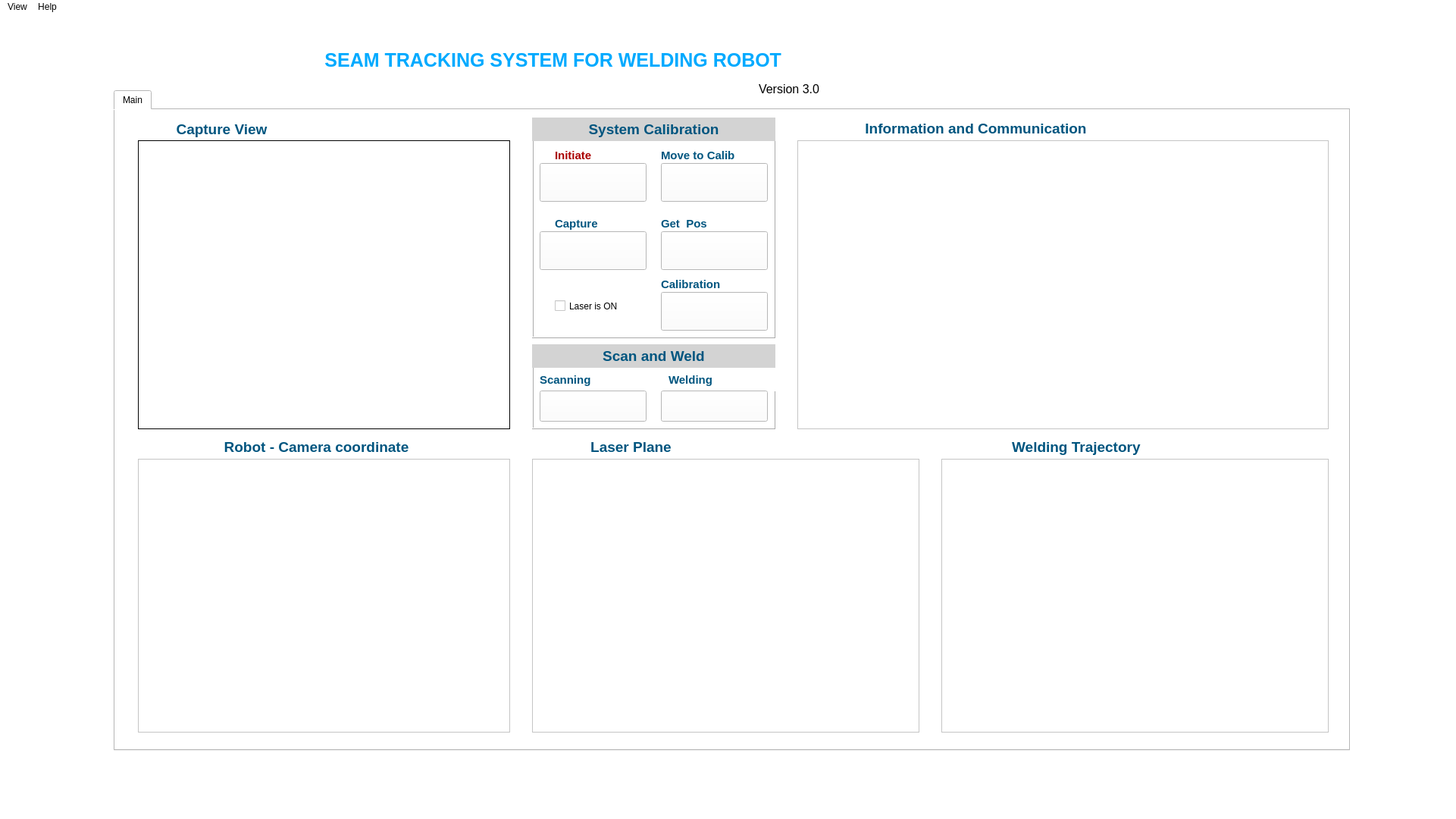
<?xml version="1.0" encoding="UTF-8"?>
<ui version="4.0">
 <class>MainWindow</class>
 <widget class="QMainWindow" name="MainWindow">
  <property name="geometry">
   <rect>
    <x>0</x>
    <y>0</y>
    <width>1921</width>
    <height>1080</height>
   </rect>
  </property>
  <property name="sizePolicy">
   <sizepolicy hsizetype="Expanding" vsizetype="Expanding">
    <horstretch>0</horstretch>
    <verstretch>0</verstretch>
   </sizepolicy>
  </property>
  <property name="minimumSize">
   <size>
    <width>0</width>
    <height>0</height>
   </size>
  </property>
  <property name="font">
   <font>
    <pointsize>15</pointsize>
   </font>
  </property>
  <property name="windowTitle">
   <string>Seam Tracker Controller</string>
  </property>
  <property name="windowIcon">
   <iconset>
    <normalon>:/Icons/icons8-welding-64.png</normalon>
   </iconset>
  </property>
  <property name="styleSheet">
   <string notr="true">background-color: rgb(255, 255, 255);
selection-background-color: rgb(85, 170, 255);</string>
  </property>
  <widget class="QWidget" name="centralwidget">
   <widget class="QLabel" name="label_19">
    <property name="geometry">
     <rect>
      <x>240</x>
      <y>40</y>
      <width>791</width>
      <height>41</height>
     </rect>
    </property>
    <property name="font">
     <font>
      <pointsize>19</pointsize>
      <weight>75</weight>
      <bold>true</bold>
     </font>
    </property>
    <property name="styleSheet">
     <string notr="true">color: rgb(0, 170, 255);
</string>
    </property>
    <property name="text">
     <string>SEAM TRACKING SYSTEM FOR WELDING ROBOT</string>
    </property>
    <property name="alignment">
     <set>Qt::AlignRight|Qt::AlignTrailing|Qt::AlignVCenter</set>
    </property>
   </widget>
   <widget class="QTabWidget" name="tabWidget">
    <property name="geometry">
     <rect>
      <x>150</x>
      <y>100</y>
      <width>1631</width>
      <height>871</height>
     </rect>
    </property>
    <property name="palette">
     <palette>
      <active>
       <colorrole role="Button">
        <brush brushstyle="SolidPattern">
         <color alpha="255">
          <red>255</red>
          <green>255</green>
          <blue>255</blue>
         </color>
        </brush>
       </colorrole>
       <colorrole role="Base">
        <brush brushstyle="SolidPattern">
         <color alpha="255">
          <red>255</red>
          <green>255</green>
          <blue>255</blue>
         </color>
        </brush>
       </colorrole>
       <colorrole role="Window">
        <brush brushstyle="SolidPattern">
         <color alpha="255">
          <red>255</red>
          <green>255</green>
          <blue>255</blue>
         </color>
        </brush>
       </colorrole>
       <colorrole role="Highlight">
        <brush brushstyle="SolidPattern">
         <color alpha="255">
          <red>85</red>
          <green>170</green>
          <blue>255</blue>
         </color>
        </brush>
       </colorrole>
      </active>
      <inactive>
       <colorrole role="Button">
        <brush brushstyle="SolidPattern">
         <color alpha="255">
          <red>255</red>
          <green>255</green>
          <blue>255</blue>
         </color>
        </brush>
       </colorrole>
       <colorrole role="Base">
        <brush brushstyle="SolidPattern">
         <color alpha="255">
          <red>255</red>
          <green>255</green>
          <blue>255</blue>
         </color>
        </brush>
       </colorrole>
       <colorrole role="Window">
        <brush brushstyle="SolidPattern">
         <color alpha="255">
          <red>255</red>
          <green>255</green>
          <blue>255</blue>
         </color>
        </brush>
       </colorrole>
       <colorrole role="Highlight">
        <brush brushstyle="SolidPattern">
         <color alpha="255">
          <red>85</red>
          <green>170</green>
          <blue>255</blue>
         </color>
        </brush>
       </colorrole>
      </inactive>
      <disabled>
       <colorrole role="Button">
        <brush brushstyle="SolidPattern">
         <color alpha="255">
          <red>255</red>
          <green>255</green>
          <blue>255</blue>
         </color>
        </brush>
       </colorrole>
       <colorrole role="Base">
        <brush brushstyle="SolidPattern">
         <color alpha="255">
          <red>255</red>
          <green>255</green>
          <blue>255</blue>
         </color>
        </brush>
       </colorrole>
       <colorrole role="Window">
        <brush brushstyle="SolidPattern">
         <color alpha="255">
          <red>255</red>
          <green>255</green>
          <blue>255</blue>
         </color>
        </brush>
       </colorrole>
       <colorrole role="Highlight">
        <brush brushstyle="SolidPattern">
         <color alpha="255">
          <red>85</red>
          <green>170</green>
          <blue>255</blue>
         </color>
        </brush>
       </colorrole>
      </disabled>
     </palette>
    </property>
    <property name="currentIndex">
     <number>0</number>
    </property>
    <widget class="QWidget" name="main">
     <attribute name="title">
      <string>Main</string>
     </attribute>
     <widget class="QLabel" name="label_10">
      <property name="geometry">
       <rect>
        <x>60</x>
        <y>10</y>
        <width>161</width>
        <height>31</height>
       </rect>
      </property>
      <property name="font">
       <font>
        <pointsize>14</pointsize>
        <weight>75</weight>
        <bold>true</bold>
       </font>
      </property>
      <property name="styleSheet">
       <string notr="true">color: rgb(0, 85, 127);</string>
      </property>
      <property name="text">
       <string>Capture View</string>
      </property>
      <property name="alignment">
       <set>Qt::AlignCenter</set>
      </property>
     </widget>
     <widget class="QWidget" name="verticalLayoutWidget_3">
      <property name="geometry">
       <rect>
        <x>30</x>
        <y>460</y>
        <width>491</width>
        <height>361</height>
       </rect>
      </property>
      <layout class="QVBoxLayout" name="eyeinhand_graph">
       <item>
        <widget class="QWidget" name="widget" native="true">
         <property name="layoutDirection">
          <enum>Qt::LeftToRight</enum>
         </property>
         <property name="autoFillBackground">
          <bool>false</bool>
         </property>
         <widget class="QTableView" name="tableView">
          <property name="geometry">
           <rect>
            <x>0</x>
            <y>0</y>
            <width>491</width>
            <height>361</height>
           </rect>
          </property>
         </widget>
        </widget>
       </item>
      </layout>
     </widget>
     <widget class="QLabel" name="label_11">
      <property name="geometry">
       <rect>
        <x>60</x>
        <y>429</y>
        <width>411</width>
        <height>31</height>
       </rect>
      </property>
      <property name="font">
       <font>
        <pointsize>14</pointsize>
        <weight>75</weight>
        <bold>true</bold>
       </font>
      </property>
      <property name="styleSheet">
       <string notr="true">color: rgb(0, 85, 127);</string>
      </property>
      <property name="text">
       <string>Robot - Camera coordinate</string>
      </property>
      <property name="alignment">
       <set>Qt::AlignCenter</set>
      </property>
     </widget>
     <widget class="QLabel" name="show_image_calib_in">
      <property name="geometry">
       <rect>
        <x>30</x>
        <y>40</y>
        <width>491</width>
        <height>381</height>
       </rect>
      </property>
      <property name="font">
       <font>
        <kerning>true</kerning>
       </font>
      </property>
      <property name="frameShape">
       <enum>QFrame::Box</enum>
      </property>
      <property name="text">
       <string/>
      </property>
     </widget>
     <widget class="QLabel" name="label_13">
      <property name="geometry">
       <rect>
        <x>1120</x>
        <y>429</y>
        <width>301</width>
        <height>31</height>
       </rect>
      </property>
      <property name="font">
       <font>
        <pointsize>14</pointsize>
        <weight>75</weight>
        <bold>true</bold>
       </font>
      </property>
      <property name="styleSheet">
       <string notr="true">color: rgb(0, 85, 127);</string>
      </property>
      <property name="text">
       <string>Welding Trajectory </string>
      </property>
      <property name="alignment">
       <set>Qt::AlignCenter</set>
      </property>
     </widget>
     <widget class="QLabel" name="label_9">
      <property name="geometry">
       <rect>
        <x>940</x>
        <y>9</y>
        <width>391</width>
        <height>31</height>
       </rect>
      </property>
      <property name="font">
       <font>
        <pointsize>14</pointsize>
        <weight>75</weight>
        <bold>true</bold>
       </font>
      </property>
      <property name="styleSheet">
       <string notr="true">color: rgb(0, 85, 127);</string>
      </property>
      <property name="text">
       <string>Information and Communication</string>
      </property>
      <property name="alignment">
       <set>Qt::AlignCenter</set>
      </property>
     </widget>
     <widget class="QFrame" name="frame">
      <property name="geometry">
       <rect>
        <x>550</x>
        <y>30</y>
        <width>321</width>
        <height>271</height>
       </rect>
      </property>
      <property name="styleSheet">
       <string notr="true">background-color: rgb(255, 255, 255);</string>
      </property>
      <property name="frameShape">
       <enum>QFrame::Box</enum>
      </property>
      <property name="frameShadow">
       <enum>QFrame::Raised</enum>
      </property>
      <widget class="QPushButton" name="Move_in">
       <property name="geometry">
        <rect>
         <x>170</x>
         <y>40</y>
         <width>141</width>
         <height>51</height>
        </rect>
       </property>
       <property name="styleSheet">
        <string notr="true">image: url(:/Icons/move-right.png);
selection-background-color: rgb(255, 255, 127);
background-color: rgb(255, 255, 255);
border-color: rgb(0, 85, 255);
selection-background-color: rgb(255, 255, 127);</string>
       </property>
       <property name="text">
        <string/>
       </property>
      </widget>
      <widget class="QLabel" name="label_2">
       <property name="geometry">
        <rect>
         <x>170</x>
         <y>110</y>
         <width>141</width>
         <height>20</height>
        </rect>
       </property>
       <property name="font">
        <font>
         <pointsize>11</pointsize>
         <weight>75</weight>
         <bold>true</bold>
        </font>
       </property>
       <property name="styleSheet">
        <string notr="true">color: rgb(0, 85, 127);</string>
       </property>
       <property name="text">
        <string>Get  Pos</string>
       </property>
      </widget>
      <widget class="QCheckBox" name="checkBox">
       <property name="geometry">
        <rect>
         <x>30</x>
         <y>220</y>
         <width>91</width>
         <height>17</height>
        </rect>
       </property>
       <property name="text">
        <string>Laser is ON</string>
       </property>
      </widget>
      <widget class="QPushButton" name="Star_calib_process_in">
       <property name="geometry">
        <rect>
         <x>10</x>
         <y>40</y>
         <width>141</width>
         <height>51</height>
        </rect>
       </property>
       <property name="styleSheet">
        <string notr="true">image: url(:/Icons/initiative.png);</string>
       </property>
       <property name="text">
        <string/>
       </property>
      </widget>
      <widget class="QLabel" name="label">
       <property name="geometry">
        <rect>
         <x>30</x>
         <y>110</y>
         <width>121</width>
         <height>20</height>
        </rect>
       </property>
       <property name="font">
        <font>
         <pointsize>11</pointsize>
         <weight>75</weight>
         <bold>true</bold>
        </font>
       </property>
       <property name="styleSheet">
        <string notr="true">color: rgb(0, 85, 127);</string>
       </property>
       <property name="text">
        <string>Capture</string>
       </property>
      </widget>
      <widget class="QLabel" name="label_3">
       <property name="geometry">
        <rect>
         <x>30</x>
         <y>20</y>
         <width>121</width>
         <height>20</height>
        </rect>
       </property>
       <property name="font">
        <font>
         <pointsize>11</pointsize>
         <weight>75</weight>
         <bold>true</bold>
        </font>
       </property>
       <property name="styleSheet">
        <string notr="true">
color: rgb(170, 0, 0);</string>
       </property>
       <property name="text">
        <string>Initiate</string>
       </property>
      </widget>
      <widget class="QLabel" name="label_4">
       <property name="geometry">
        <rect>
         <x>170</x>
         <y>20</y>
         <width>121</width>
         <height>20</height>
        </rect>
       </property>
       <property name="font">
        <font>
         <pointsize>11</pointsize>
         <weight>75</weight>
         <bold>true</bold>
        </font>
       </property>
       <property name="styleSheet">
        <string notr="true">color: rgb(0, 85, 127);</string>
       </property>
       <property name="text">
        <string>Move to Calib</string>
       </property>
      </widget>
      <widget class="QPushButton" name="Checkerboard_in">
       <property name="geometry">
        <rect>
         <x>10</x>
         <y>130</y>
         <width>141</width>
         <height>51</height>
        </rect>
       </property>
       <property name="styleSheet">
        <string notr="true">image: url(:/Icons/icons8-capture-80.png);</string>
       </property>
       <property name="text">
        <string/>
       </property>
      </widget>
      <widget class="QPushButton" name="Get_pos_in">
       <property name="geometry">
        <rect>
         <x>170</x>
         <y>130</y>
         <width>141</width>
         <height>51</height>
        </rect>
       </property>
       <property name="styleSheet">
        <string notr="true">image: url(:/Icons/icons8-location-80.png);</string>
       </property>
       <property name="text">
        <string/>
       </property>
      </widget>
      <widget class="QPushButton" name="Calib_main_in">
       <property name="geometry">
        <rect>
         <x>170</x>
         <y>210</y>
         <width>141</width>
         <height>51</height>
        </rect>
       </property>
       <property name="styleSheet">
        <string notr="true">image: url(:/Icons/icons8-configuration-65.png);</string>
       </property>
       <property name="text">
        <string/>
       </property>
      </widget>
      <widget class="QLabel" name="label_24">
       <property name="geometry">
        <rect>
         <x>170</x>
         <y>190</y>
         <width>121</width>
         <height>20</height>
        </rect>
       </property>
       <property name="font">
        <font>
         <pointsize>11</pointsize>
         <weight>75</weight>
         <bold>true</bold>
        </font>
       </property>
       <property name="styleSheet">
        <string notr="true">color: rgb(0, 85, 127);</string>
       </property>
       <property name="text">
        <string>Calibration</string>
       </property>
      </widget>
     </widget>
     <widget class="QLabel" name="label_8">
      <property name="geometry">
       <rect>
        <x>550</x>
        <y>309</y>
        <width>321</width>
        <height>31</height>
       </rect>
      </property>
      <property name="font">
       <font>
        <pointsize>14</pointsize>
        <weight>75</weight>
        <bold>true</bold>
       </font>
      </property>
      <property name="styleSheet">
       <string notr="true">color: rgb(0, 85, 127);
background-color: rgb(211, 211, 211);</string>
      </property>
      <property name="text">
       <string>Scan and Weld</string>
      </property>
      <property name="alignment">
       <set>Qt::AlignCenter</set>
      </property>
     </widget>
     <widget class="QFrame" name="frame_2">
      <property name="geometry">
       <rect>
        <x>550</x>
        <y>330</y>
        <width>321</width>
        <height>91</height>
       </rect>
      </property>
      <property name="frameShape">
       <enum>QFrame::Box</enum>
      </property>
      <property name="frameShadow">
       <enum>QFrame::Raised</enum>
      </property>
      <widget class="QLabel" name="label_6">
       <property name="geometry">
        <rect>
         <x>180</x>
         <y>10</y>
         <width>141</width>
         <height>31</height>
        </rect>
       </property>
       <property name="font">
        <font>
         <pointsize>11</pointsize>
         <weight>75</weight>
         <bold>true</bold>
        </font>
       </property>
       <property name="styleSheet">
        <string notr="true">color: rgb(0, 85, 127);</string>
       </property>
       <property name="text">
        <string>Welding</string>
       </property>
      </widget>
      <widget class="QPushButton" name="Stop">
       <property name="geometry">
        <rect>
         <x>170</x>
         <y>40</y>
         <width>141</width>
         <height>41</height>
        </rect>
       </property>
       <property name="styleSheet">
        <string notr="true">background-color: rgb(255, 255, 255);
border-color: rgb(255, 255, 255);
image: url(:/Icons/welding.png)
</string>
       </property>
       <property name="text">
        <string/>
       </property>
      </widget>
      <widget class="QLabel" name="label_7">
       <property name="geometry">
        <rect>
         <x>10</x>
         <y>10</y>
         <width>161</width>
         <height>31</height>
        </rect>
       </property>
       <property name="font">
        <font>
         <pointsize>11</pointsize>
         <weight>75</weight>
         <bold>true</bold>
        </font>
       </property>
       <property name="styleSheet">
        <string notr="true">color: rgb(0, 85, 127);</string>
       </property>
       <property name="text">
        <string>Scanning</string>
       </property>
      </widget>
      <widget class="QPushButton" name="Run_scan">
       <property name="geometry">
        <rect>
         <x>10</x>
         <y>40</y>
         <width>141</width>
         <height>41</height>
        </rect>
       </property>
       <property name="font">
        <font>
         <pointsize>14</pointsize>
        </font>
       </property>
       <property name="styleSheet">
        <string notr="true">image: url(:/Icons/welding.png);
image: url(:/Icons/icons8-search-80.png);</string>
       </property>
       <property name="text">
        <string/>
       </property>
      </widget>
     </widget>
     <widget class="QWidget" name="verticalLayoutWidget_5">
      <property name="geometry">
       <rect>
        <x>550</x>
        <y>460</y>
        <width>511</width>
        <height>361</height>
       </rect>
      </property>
      <layout class="QVBoxLayout" name="laser_in_graph">
       <property name="leftMargin">
        <number>0</number>
       </property>
       <property name="topMargin">
        <number>0</number>
       </property>
       <property name="rightMargin">
        <number>0</number>
       </property>
       <property name="bottomMargin">
        <number>0</number>
       </property>
       <item>
        <widget class="QWidget" name="widget_4" native="true">
         <property name="autoFillBackground">
          <bool>false</bool>
         </property>
         <widget class="QTableView" name="tableView_2">
          <property name="geometry">
           <rect>
            <x>0</x>
            <y>0</y>
            <width>511</width>
            <height>361</height>
           </rect>
          </property>
         </widget>
        </widget>
       </item>
      </layout>
     </widget>
     <widget class="QLabel" name="label_17">
      <property name="geometry">
       <rect>
        <x>540</x>
        <y>430</y>
        <width>41</width>
        <height>31</height>
       </rect>
      </property>
      <property name="font">
       <font>
        <pointsize>14</pointsize>
        <weight>75</weight>
        <bold>true</bold>
       </font>
      </property>
      <property name="styleSheet">
       <string notr="true">image: url(:/Icons/icons8-3d-64.png);</string>
      </property>
      <property name="text">
       <string/>
      </property>
      <property name="alignment">
       <set>Qt::AlignCenter</set>
      </property>
     </widget>
     <widget class="QListWidget" name="infor_process_in">
      <property name="geometry">
       <rect>
        <x>900</x>
        <y>40</y>
        <width>701</width>
        <height>381</height>
       </rect>
      </property>
     </widget>
     <widget class="QLabel" name="label_14">
      <property name="geometry">
       <rect>
        <x>30</x>
        <y>10</y>
        <width>31</width>
        <height>31</height>
       </rect>
      </property>
      <property name="font">
       <font>
        <pointsize>14</pointsize>
        <weight>75</weight>
        <bold>true</bold>
       </font>
      </property>
      <property name="styleSheet">
       <string notr="true">color: rgb(0, 85, 127);
image: url(:/Icons/icons8-monitor-80.png);</string>
      </property>
      <property name="text">
       <string/>
      </property>
      <property name="alignment">
       <set>Qt::AlignCenter</set>
      </property>
     </widget>
     <widget class="QLabel" name="label_5">
      <property name="geometry">
       <rect>
        <x>550</x>
        <y>10</y>
        <width>321</width>
        <height>31</height>
       </rect>
      </property>
      <property name="font">
       <font>
        <pointsize>14</pointsize>
        <weight>75</weight>
        <bold>true</bold>
       </font>
      </property>
      <property name="styleSheet">
       <string notr="true">color: rgb(0, 85, 127);
background-color: rgb(211, 211, 211);</string>
      </property>
      <property name="text">
       <string>System Calibration</string>
      </property>
      <property name="alignment">
       <set>Qt::AlignCenter</set>
      </property>
     </widget>
     <widget class="QWidget" name="verticalLayoutWidget_4">
      <property name="geometry">
       <rect>
        <x>1090</x>
        <y>460</y>
        <width>511</width>
        <height>361</height>
       </rect>
      </property>
      <layout class="QVBoxLayout" name="welding_trajectory">
       <item>
        <widget class="QWidget" name="widget_6" native="true">
         <property name="autoFillBackground">
          <bool>false</bool>
         </property>
         <widget class="QTableView" name="tableView_3">
          <property name="geometry">
           <rect>
            <x>0</x>
            <y>0</y>
            <width>511</width>
            <height>361</height>
           </rect>
          </property>
         </widget>
        </widget>
       </item>
      </layout>
     </widget>
     <widget class="QLabel" name="label_12">
      <property name="geometry">
       <rect>
        <x>580</x>
        <y>429</y>
        <width>201</width>
        <height>31</height>
       </rect>
      </property>
      <property name="font">
       <font>
        <pointsize>14</pointsize>
        <weight>75</weight>
        <bold>true</bold>
       </font>
      </property>
      <property name="styleSheet">
       <string notr="true">color: rgb(0, 85, 127);</string>
      </property>
      <property name="text">
       <string>Laser Plane</string>
      </property>
      <property name="alignment">
       <set>Qt::AlignCenter</set>
      </property>
     </widget>
     <widget class="QLabel" name="label_18">
      <property name="geometry">
       <rect>
        <x>1080</x>
        <y>430</y>
        <width>41</width>
        <height>31</height>
       </rect>
      </property>
      <property name="font">
       <font>
        <pointsize>14</pointsize>
        <weight>75</weight>
        <bold>true</bold>
       </font>
      </property>
      <property name="styleSheet">
       <string notr="true">image: url(:/Icons/icons8-3d-64.png);</string>
      </property>
      <property name="text">
       <string/>
      </property>
      <property name="alignment">
       <set>Qt::AlignCenter</set>
      </property>
     </widget>
     <widget class="QLabel" name="label_16">
      <property name="geometry">
       <rect>
        <x>20</x>
        <y>430</y>
        <width>41</width>
        <height>31</height>
       </rect>
      </property>
      <property name="font">
       <font>
        <pointsize>14</pointsize>
        <weight>75</weight>
        <bold>true</bold>
       </font>
      </property>
      <property name="styleSheet">
       <string notr="true">image: url(:/Icons/icons8-3d-64.png);</string>
      </property>
      <property name="text">
       <string/>
      </property>
      <property name="alignment">
       <set>Qt::AlignCenter</set>
      </property>
     </widget>
     <widget class="QLabel" name="label_15">
      <property name="geometry">
       <rect>
        <x>900</x>
        <y>10</y>
        <width>41</width>
        <height>31</height>
       </rect>
      </property>
      <property name="font">
       <font>
        <pointsize>14</pointsize>
        <weight>75</weight>
        <bold>true</bold>
       </font>
      </property>
      <property name="styleSheet">
       <string notr="true">image: url(:/Icons/icons8-transfer-96.png);</string>
      </property>
      <property name="text">
       <string/>
      </property>
      <property name="alignment">
       <set>Qt::AlignCenter</set>
      </property>
     </widget>
     <zorder>label_15</zorder>
     <zorder>label_14</zorder>
     <zorder>label_16</zorder>
     <zorder>label_18</zorder>
     <zorder>label_17</zorder>
     <zorder>label_10</zorder>
     <zorder>verticalLayoutWidget_3</zorder>
     <zorder>label_11</zorder>
     <zorder>show_image_calib_in</zorder>
     <zorder>label_13</zorder>
     <zorder>frame</zorder>
     <zorder>frame_2</zorder>
     <zorder>verticalLayoutWidget_5</zorder>
     <zorder>infor_process_in</zorder>
     <zorder>label_5</zorder>
     <zorder>verticalLayoutWidget_4</zorder>
     <zorder>label_12</zorder>
     <zorder>label_8</zorder>
     <zorder>label_9</zorder>
    </widget>
   </widget>
   <widget class="QLabel" name="label_20">
    <property name="geometry">
     <rect>
      <x>1420</x>
      <y>-10</y>
      <width>131</width>
      <height>151</height>
     </rect>
    </property>
    <property name="styleSheet">
     <string notr="true">image: url(:/Logos/01_logobachkhoasang.png);</string>
    </property>
    <property name="text">
     <string/>
    </property>
   </widget>
   <widget class="QLabel" name="label_23">
    <property name="geometry">
     <rect>
      <x>960</x>
      <y>90</y>
      <width>121</width>
      <height>16</height>
     </rect>
    </property>
    <property name="font">
     <font>
      <pointsize>12</pointsize>
     </font>
    </property>
    <property name="text">
     <string>Version 3.0</string>
    </property>
    <property name="alignment">
     <set>Qt::AlignRight|Qt::AlignTrailing|Qt::AlignVCenter</set>
    </property>
   </widget>
   <widget class="QLabel" name="label_25">
    <property name="enabled">
     <bool>true</bool>
    </property>
    <property name="geometry">
     <rect>
      <x>1560</x>
      <y>10</y>
      <width>181</width>
      <height>101</height>
     </rect>
    </property>
    <property name="sizePolicy">
     <sizepolicy hsizetype="Fixed" vsizetype="Fixed">
      <horstretch>0</horstretch>
      <verstretch>0</verstretch>
     </sizepolicy>
    </property>
    <property name="text">
     <string notr="true"/>
    </property>
    <property name="pixmap">
     <pixmap resource="Seamtracker_resources.qrc">:/Logos/think_alpha.jpg</pixmap>
    </property>
    <property name="scaledContents">
     <bool>true</bool>
    </property>
   </widget>
   <zorder>label_20</zorder>
   <zorder>tabWidget</zorder>
   <zorder>label_23</zorder>
   <zorder>label_19</zorder>
   <zorder>label_25</zorder>
  </widget>
  <widget class="QMenuBar" name="menubar">
   <property name="geometry">
    <rect>
     <x>0</x>
     <y>0</y>
     <width>1921</width>
     <height>26</height>
    </rect>
   </property>
   <widget class="QMenu" name="menuTools">
    <property name="title">
     <string>View</string>
    </property>
    <addaction name="separator"/>
    <addaction name="actionMain"/>
    <addaction name="separator"/>
    <addaction name="actionTools"/>
   </widget>
   <widget class="QMenu" name="menuHelp">
    <property name="title">
     <string>Help</string>
    </property>
    <addaction name="actionAbout"/>
   </widget>
   <addaction name="menuTools"/>
   <addaction name="menuHelp"/>
  </widget>
  <widget class="QStatusBar" name="statusbar"/>
  <action name="actionMain">
   <property name="text">
    <string>Main</string>
   </property>
  </action>
  <action name="actionAbout">
   <property name="text">
    <string>About</string>
   </property>
  </action>
  <action name="actionTools">
   <property name="text">
    <string>Tools</string>
   </property>
  </action>
 </widget>
 <resources>
  <include location="Seamtracker_resources.qrc"/>
 </resources>
 <connections/>
</ui>
